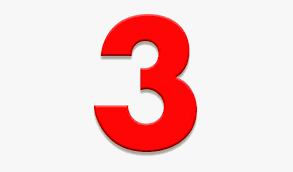
#> input picture Danil_K/lab_3/images/test2.png, 293 x 172 px
$ python main.py
#> lines starting #> are read from the running program, lines starting #| are printed output that depends on the picture
import math
import cv2
import numpy as np

img = cv2.imread("images/test2.png", flags=1) # Считываем изображение
#> img is the input picture: shape (172, 293, 3); mean B, G, R 208.6, 208.8, 246
cv2.namedWindow("blurred", cv2.WINDOW_NORMAL) # Настраиваем окно для ручного размытия
cv2.namedWindow("blurred2", cv2.WINDOW_NORMAL) # Настравиваем окно для размытия через OpenCV
img_gray = cv2.cvtColor(img, cv2.COLOR_BGR2GRAY) # Переводим фото в серый
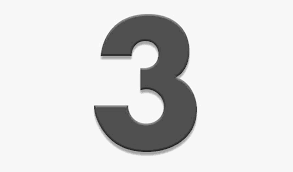
#> img_gray: shape (172, 293); min 33, max 252, mean 219.9
height, width = img_gray.shape[:2] # находим высоту и шириину изображения
#> height = 172; width = 293
kernel = np.zeros((5, 5)) # создаём нулевую матрицу ядра
matrix_radius = (kernel.shape[:2][0] - 1) // 2 # получаем радиус матрицы ядра
center_x = width // 2 # находим центр по x
#> center_x = 146
center_y = height // 2 # находим центр по y
#> center_y = 86

blurred_img = np.zeros_like(img_gray) # создаём нулевую матрицу размерности нашего изображения

def gauss_kernel(sigma): # функция вычисления ядра
#> called with sigma = 1
    for y in range(kernel.shape[0]):
        for x in range(kernel.shape[0]):
            ct_y = y - matrix_radius # находим x относительно сентра матрицы
            ct_x = x - matrix_radius # находим y относительно сентра матрицы
            kernel[y, x] = (1 / (2 * math.pi * sigma)) * math.e ** (-1 * (ct_x**2 + ct_y**2) / (2 * sigma ** 2)) # заполняем ядро формулой Гауса

def normalize(): # функция нормализации ядра
    sum_elem = np.sum(kernel) # получаем сумму элементов ядра
    # делим каждый элемент ядра на сумму всех элементов ядра
    return kernel / sum_elem

gauss_kernel(1) # создаём ядро
normalize() # нормализируем ядро

blurred_img2 = cv2.GaussianBlur(img_gray, (7,7), 1) # создаём размытие при помощи OpenCV

for y in range(matrix_radius, height - matrix_radius): # проходимя по изображению по оси y учитывая радиус матрицы
    for x in range(matrix_radius, width - matrix_radius): # проходимя по изображению по оси x учитывая радиус матрицы
        B = img_gray[y - matrix_radius:y + matrix_radius + 1, x - matrix_radius:x + matrix_radius + 1] # строим матрицу B по нашей матрице черно белого изображения
        blurred_img[y, x] = np.sum(B * kernel) # производим свёртку и закидываем в нашу матрицу размытия
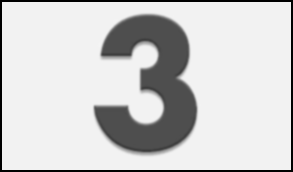
#> blurred_img: shape (172, 293); min 0, max 244, mean 206.5

cv2.imshow("blurred", blurred_img) # отображаем изображения которое размывали сами
cv2.imshow("blurred2", blurred_img2) # отображаем изображения которое размывали через OpenCV
cv2.waitKey(0)
cv2.destroyAllWindows()

$ run again, with Danil_K/lab_3/images/test.jpg saved as Danil_K/lab_3/images/test2.png
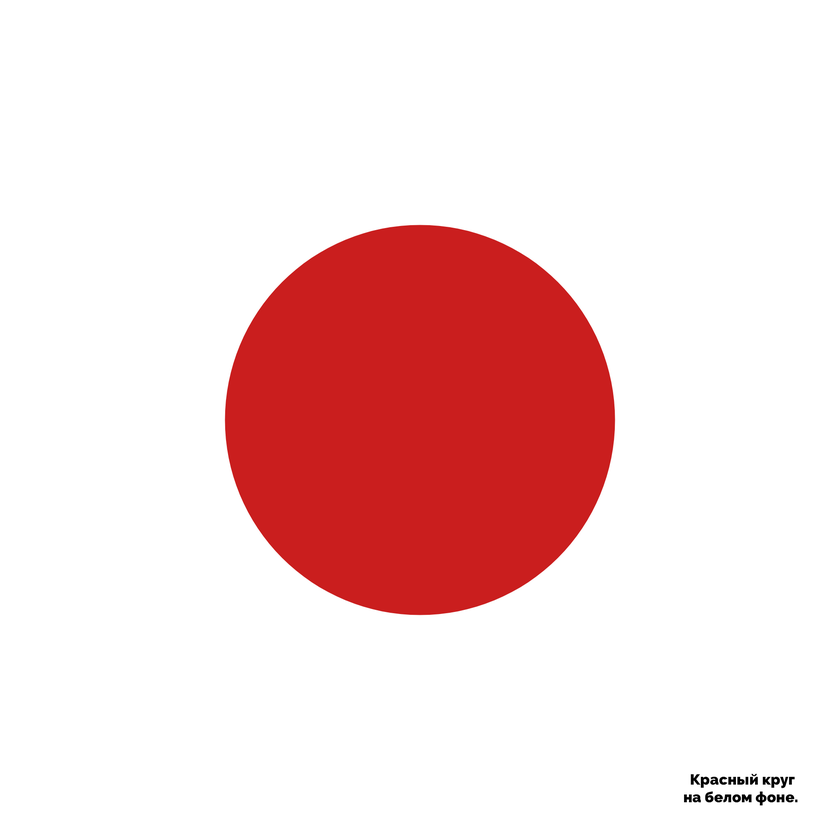
#> input picture Danil_K/lab_3/images/test.jpg, 840 x 840 px, shrunk from 2048 x 2048 before the run
#> img is the input picture: shape (840, 840, 3); mean B, G, R 216.5, 216.5, 245.6
#> `img_gray = cv2.cvtColor(img, cv2.COLOR_BGR2GRAY)`:
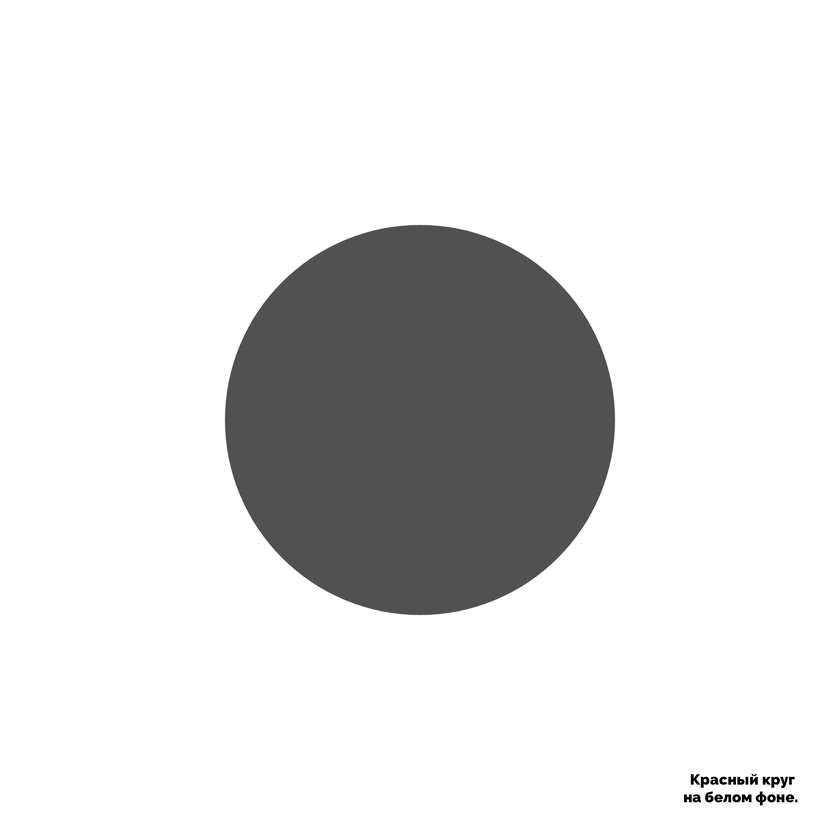
#> img_gray: shape (840, 840); min 0, max 255, mean 225.1
